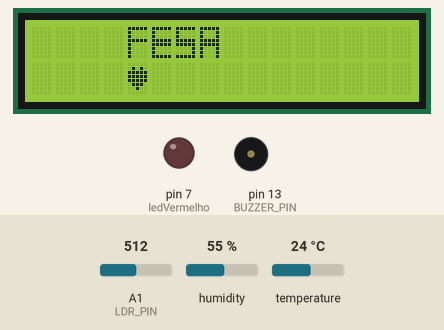
A sketch run on a simulated Arduino Uno, built with avr-gcc and run on an emulated ATmega328P. Parts: 16×2 character LCD, output pins drawn as LEDs (lit = HIGH), buzzer (waves = sounding). Inputs (shaded band) come from the test bench; at power-on: humidity 55 %, A1 (LDR_PIN) = 512, temperature 24 °C. The local clock reads 2024-03-15 10:24:30 at power-on unless the sketch sets it; EEPROM starts erased; what the sketch prints to the serial monitor is not drawn.

Above: at 1.3 s.
1.4 s: humidity set to 22 %
At 7.4 s:
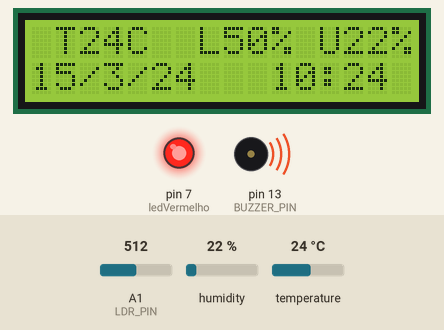
10.5 s: A1 (LDR_PIN) set to 716
At 15.7 s:
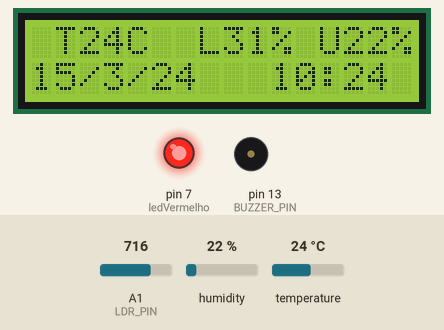
19.0 s: temperature set to 12 °C
At 25.3 s:
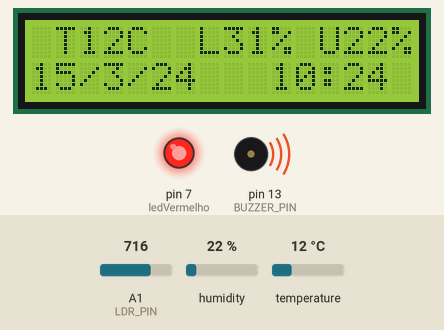
27.5 s: A1 (LDR_PIN) set to 900
At 32.1 s:
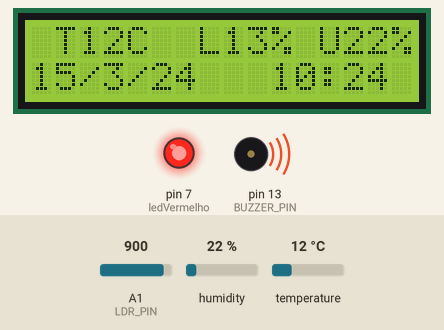
36.0 s: humidity set to 40 %
At 44.2 s:
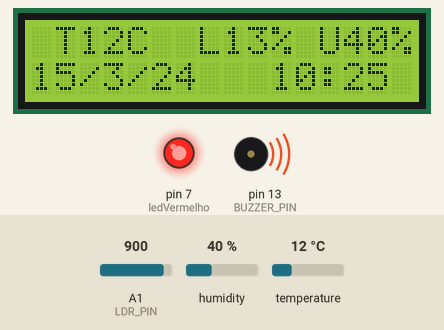
44.5 s: temperature set to 14 °C
At 50.0 s:
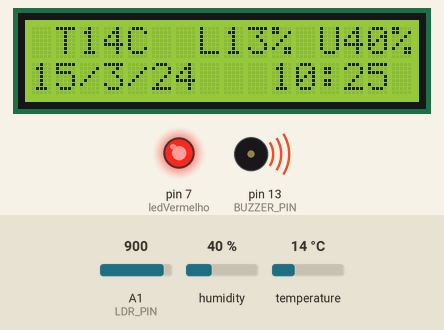
53.0 s: temperature set to 17 °C
Timing chart, 0 to 56.0 s (numbered marks = the images above; inputs shaded):
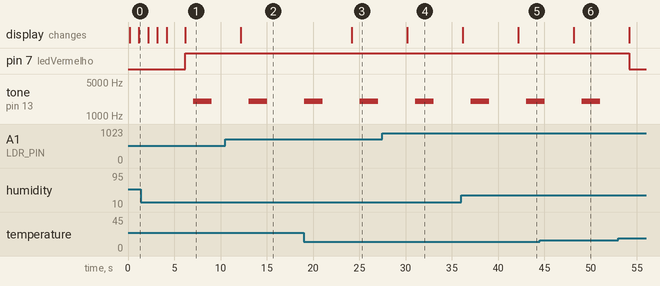

The sketch:

main-code.ino
```cpp
#include "dht.h" //necessario instalar essas libs
#include <LiquidCrystal.h> //INCLUSÃO DA BIBLIOTECA
#include <Wire.h> //INCLUSÃO DA BIBLIOTECA
#include "RTClib.h" //necessario instalar essas libs
#include <EEPROM.h> //INCLUSÃO DA BIBLIOTECA
RTC_DS3231 rtc; //OBJETO rtc DO TIPO RTC_DS3231 (para conseguir chamar as funções do rtc)

char daysOfTheWeek[7][12] = {"Domingo", "Segunda", "Terça", "Quarta", "Quinta", "Sexta", "Sábado"}; //dias da semana para o rtc

//COMPONENTES
LiquidCrystal lcd(12, 11, 10, 5, 4, 3, 2); // Display
const int LDR_PIN = A1; // Respectivas portas que os componentes estão associados (LDR, DHT, Alarme sonoro(buzzer), led vermelho e led verde)
const int pinoDHT11 = A2;
const int BUZZER_PIN = 13;
int ledVermelho = 7;
bool inicio = true;

//VARIÁVEIS
dht DHT; //OBJETO dht DO TIPO DHT (para conseguir chamar as funções do dht)
int temperatura = 0; //declaração de variáveis
int umidade = 0;
int luminosidade = 0;

int temperaturaMedia = 0; //declaração de variáveis para as médias
int umidadeMedia = 0;
int luminosidadeMedia = 0;
int leituras = 0;

unsigned long intervalo = 60000; //intervalo de 1 minuto para cálculo das médias
unsigned long ultimaLeitura = 0; //variável para salvar ultima leitura

//Impressão do nome FESA na tela.
byte fesa[8] = {
  B11111,
  B10000,
  B10000,
  B11111,
  B10000,
  B10000,
  B10000,
  B10000
};

byte fesa2[8] = {
  B11111,
  B10000,
  B10000,
  B11111,
  B11111,
  B10000,
  B10000,
  B11111
};

byte fesa3[8] = {
  B11111,
  B10000,
  B10000,
  B11111,
  B11111,
  B00001,
  B00001,
  B11111
};

byte fesa4[8] = {
  B11111,
  B10001,
  B10001,
  B11111,
  B11111,
  B10001,
  B10001,
  B10001
};

byte coracao[8] = {
  0B00000,
  0B01010,
  0B11111,
  0B11111,
  0B11111,
  0B01110,
  0B00100,
  0B00000
};

void setup()
{
    //inicialização dos componentes (INPUT = Entrada de dados / OUTPUT = Saída de dados)
    rtc.begin();
    Serial.begin(9600);
    lcd.begin(16, 2);
    pinMode(LDR_PIN, INPUT);
    pinMode(pinoDHT11, INPUT);
    pinMode(BUZZER_PIN, OUTPUT);
    pinMode(ledVermelho, OUTPUT);

    //Atrela um byte "desenhado" antes a um char (vai de 0 até 7, ou seja, 8 bytes
    lcd.createChar(0, fesa);
    lcd.createChar(1, fesa2);
    lcd.createChar(2, fesa3);
    lcd.createChar(3, fesa4);
    lcd.createChar(4, coracao);

    if(!rtc.begin()) { // SE O RTC NÃO FOR INICIALIZADO, FAZ
        Serial.println("DS3231 não encontrado"); //IMPRIME O TEXTO NO MONITOR SERIAL
         while(1); //SEMPRE ENTRE NO LOOP
    }

    if(rtc.lostPower()){ //SE RTC FOI LIGADO PELA PRIMEIRA VEZ
        Serial.println("DS3231 OK!"); //IMPRIME O TEXTO NO MONITOR SERIAL
        rtc.adjust(DateTime(F(__DATE__), F(__TIME__))); //CAPTURA A DATA E HORA EM QUE O SKETCH É COMPILADO
    }
    delay(100); //INTERVALO DE 100 MILISSEGUNDOS
}

void loop()
{
    if (inicio) //FESA
    {
        lcd.setCursor(0, 0);
        lcd.write(byte(0));
        lcd.setCursor(1, 0);
        lcd.write(byte(1));
        lcd.setCursor(2, 0);
        lcd.write(byte(2));
        lcd.setCursor(3, 0);
        lcd.write(byte(3));
        lcd.setCursor(0, 1);
        lcd.write(byte(4));
        lcd.setCursor(1, 1);
        lcd.write(byte(5));
        lcd.setCursor(2, 1);
        lcd.setCursor(3, 1);
        lcd.write(byte(5));
        delay(1000);
        lcd.clear();
        lcd.setCursor(4, 0);
        lcd.write(byte(0));
        lcd.setCursor(5, 0);
        lcd.write(byte(1));
        lcd.setCursor(6, 0);
        lcd.write(byte(2));
        lcd.setCursor(7, 0);
        lcd.write(byte(3));
        lcd.setCursor(4, 1);
        lcd.write(byte(4));
        lcd.setCursor(5, 1);
        lcd.write(byte(5));
        lcd.setCursor(6, 1);
        lcd.setCursor(7, 1);
        lcd.write(byte(5));
        delay(1000);
        lcd.clear();
        lcd.setCursor(8, 0);
        lcd.write(byte(0));
        lcd.setCursor(9, 0);
        lcd.write(byte(1));
        lcd.setCursor(10, 0);
        lcd.write(byte(2));
        lcd.setCursor(11, 0);
        lcd.write(byte(3));
        lcd.setCursor(8, 1);
        lcd.write(byte(4));
        lcd.setCursor(9, 1);
        lcd.write(byte(5));
        lcd.setCursor(10, 1);
        lcd.setCursor(11, 1);
        lcd.write(byte(5));
        delay(1000);
        lcd.clear();
        lcd.setCursor(12, 0);
        lcd.write(byte(0));
        lcd.setCursor(13, 0);
        lcd.write(byte(1));
        lcd.setCursor(14, 0);
        lcd.write(byte(2));
        lcd.setCursor(15, 0);
        lcd.write(byte(3));
        lcd.setCursor(12, 1);
        lcd.write(byte(4));
        lcd.setCursor(13, 1);
        lcd.write(byte(5));
        lcd.setCursor(14, 1);
        lcd.write(byte(5));
        lcd.setCursor(15, 1);
        lcd.write(byte(5));
        delay(1000);
        lcd.clear();
        delay(1000);

        inicio = false; //fim do loop
   }

    // DHT(Leituras e médias)
    //faz as leituras das respectivas variáveis
    DHT.read11(pinoDHT11);
    int temperaturaAtual = DHT.temperature;
    int umidadeAtual = DHT.humidity;

    //conversão da luminosidade para adquirir o valor correto
    int valor_luminosidade = analogRead(LDR_PIN);
    int luminosidadeAtual = map(valor_luminosidade, 0, 1023, 100 , 0);

    //cálculo da média
    temperaturaMedia += temperaturaAtual;
    umidadeMedia += umidadeAtual;
    luminosidadeMedia += luminosidadeAtual;
    leituras++;

    unsigned long tempoAtual = millis();
    if(tempoAtual - ultimaLeitura >= intervalo)
    {
        temperaturaMedia /= leituras;
        umidadeMedia /= leituras;
        luminosidadeMedia /= leituras;

        //exibição na serial
        Serial.print("Temperatura: ");
        Serial.print(temperaturaMedia);
        Serial.println(" °C");
        Serial.print("Umidade: ");
        Serial.print(umidadeMedia);
        Serial.println(" %");
        Serial.print("Luminosidade: ");
        Serial.print(luminosidadeMedia);
        Serial.println(" %");
   }

   //LEITURAS DO RTC:
   DateTime now = rtc.now(); //CHAMADA DE FUNÇÃO
   Serial.print("Data: "); //IMPRIME O TEXTO NO MONITOR SERIAL
   Serial.print(now.day(), DEC); //IMPRIME NO MONITOR SERIAL O DIA
   Serial.print('/'); //IMPRIME O CARACTERE NO MONITOR SERIAL
   Serial.print(now.month(), DEC); //IMPRIME NO MONITOR SERIAL O MÊS
   Serial.print('/'); //IMPRIME O CARACTERE NO MONITOR SERIAL
   Serial.print(now.year() % 100); //IMPRIME NO MONITOR SERIAL O ANO
   Serial.print(" / Dia: "); //IMPRIME O TEXTO NA SERIAL
   Serial.print(daysOfTheWeek[now.dayOfTheWeek()]); //IMPRIME NO MONITOR SERIAL O DIA
   Serial.print(" / Horas: "); //IMPRIME O TEXTO NA SERIAL
   Serial.print(now.hour(), DEC); //IMPRIME NO MONITOR SERIAL A HORA
   Serial.print(':'); //IMPRIME O CARACTERE NO MONITOR SERIAL
   Serial.print(now.minute(), DEC); //IMPRIME NO MONITOR SERIAL OS MINUTOS
   Serial.print(':'); //IMPRIME O CARACTERE NO MONITOR SERIAL
   Serial.println(now.second(), DEC); //IMPRIME NO MONITOR SERIAL OS SEGUNDOS
   Serial.println(); //QUEBRA DE LINHA NA SERIAL
   delay(1000); //INTERVALO DE 1 SEGUNDO

   //LCD

   lcd.setCursor(1,0);
   lcd.write("T");
   lcd.print(temperaturaMedia);
   //lcd.write(" ");
   lcd.write("C");
   lcd.setCursor(7,0);
   lcd.write("L");
   lcd.print(luminosidadeMedia);
   lcd.write("% ");
   lcd.setCursor(12,0);
   lcd.write("U");
   lcd.print(umidadeMedia);
   lcd.write("%");
   lcd.setCursor(0,2);
   lcd.print(now.day());
   lcd.write("/");
   lcd.print(now.month());
   lcd.write("/");
   lcd.print(now.year()%100);
   lcd.setCursor(10,2);
   lcd.print(now.hour());
   lcd.write(":");
   lcd.print(now.minute());
   //lcd.write(":");
   //lcd.print(now.second());

   //INDICADORES

   if(luminosidadeMedia < 30 && luminosidadeMedia > 0 && temperaturaMedia > 15 && temperaturaMedia < 25 && umidadeMedia > 30 && umidadeMedia < 50 )
   {
       digitalWrite(ledVermelho, LOW);
   }
   else
   {
       digitalWrite(ledVermelho, HIGH);

       for (int i = 0; i < 255; i++)
       EEPROM.write(i, luminosidadeMedia && temperaturaMedia && umidadeMedia);

       // Gere um som de frequência 2000Hz (tom agudo) por 500ms
       tone(BUZZER_PIN, 2000);
       delay(2000);

       // Pare o som por 100ms
       noTone(BUZZER_PIN);
       delay(100);
  }

  //zera as variáveis e a leitura
  temperaturaMedia = 0;
  umidadeMedia = 0;
  luminosidadeMedia = 0;
  leituras = 0;
  ultimaLeitura = tempoAtual;
  delay(2000);  //iterate every 5 seconds
}
```

Measured:
- after the input at 10.5 s, the display: changes after 1.7 s (image 2)
- after the input at 19.0 s, the display: changes after 5.2 s (image 3)
- after the input at 27.5 s, the display: changes after 2.7 s (image 4)
- after the input at 36.0 s, the display: first differs from a run without the input after 6.2 s (image 5)
- after the input at 44.5 s, the display: changes after 3.7 s (image 6)
- after the input at 53.0 s, pin 7 (ledVermelho): HIGH → LOW after 1.2 s; tone on pin 13 (BUZZER_PIN): stops changing and stays silent
